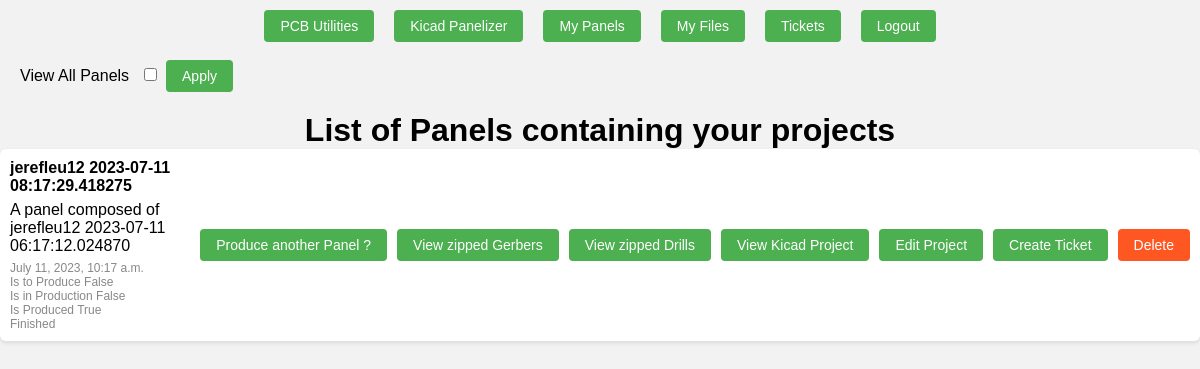
The page /user-panels/ (signed in) on the database its author committed.
### myapp/models.py (models this page shows, shortened)
class PanelFile(models.Model):
    user = models.ForeignKey(User, on_delete=models.CASCADE)
    filename = models.TextField(max_length=100, default='')
    description = models.TextField(default='')
    uploaded_at = models.DateTimeField(auto_now_add=True)
    result_files = models.ManyToManyField(ResultFile)
    amounts = models.OneToOneField(ModelList, on_delete=models.CASCADE, default=0)
    panel_file = models.FileField(upload_to='Panels/')
    zippedGerbers = models.FileField(upload_to='uploads/', default='zzccmxtp.zip')
    zippedDrills = models.FileField(upload_to='uploads/', default='zzccmxtp.zip')
    kicad_pcb = models.FileField(upload_to='uploads/', default='zzccmxtp.zip')
    Errors = models.OneToOneField(Drc_error, on_delete=models.CASCADE)
    isToProduce = models.BooleanField(default=False)
    isInProduction = models.BooleanField(default=False)
    isProduced = models.BooleanField(default=False)
    productionStep = models.CharField(
        max_length=17,
        choices=ProductionStep.choices,
        default=ProductionStep.OPTION_1
    )

### myapp/views.py (the view)
# urls.py: path('user-panels/', user_panels, name='user_panels'),
def user_panels(request):
    user = request.user  # Get the currently logged-in user
    selected_files = request.POST.getlist('selected_files')
    board_height = request.POST.getlist('board_height')
    board_width = request.POST.getlist('board_width')
    view_all_project = request.GET.get('view_all_project') == "on"
    if user.is_staff and view_all_project:
        panel_files = PanelFile.objects.all()
    else:
        panel_files_tmp = PanelFile.objects.filter(result_files__user=user)
        panel_files = []
        [panel_files.append(x) for x in panel_files_tmp if not x in panel_files]
    files = []
    for panel_file in panel_files:
        ticket = Ticket.objects.filter(panel_file=panel_file).first()
        files.append({'upload_file': panel_file, 'ticket': ticket})
    if len(files) == 0: files = None
    return render(request, 'user_panels.html', {'selected_files':selected_files, 'board_height':board_height, 'board_width':board_width, 'files':files, 'view_all_project': view_all_project})

### myapp/templates/user_panels.html (shortened to what this page needs)
{% load static %}
{% include 'header.html' %}
<!DOCTYPE html>
<html>
<head>
  <link rel="stylesheet" type="text/css" href="{% static 'css/user_panels.css' %}">
</head>
<body>
<div class="form-container">
  {% if user.is_staff %}
  <form method="GET" action="{% url 'user_panels' %}?view_all_project={{ view_all_project }}">
    <label for="view_all_project">View All Panels</label>
    <input type="checkbox" id="view_all_project" name="view_all_project" {% if view_all_project %}checked="checked"{% endif %}>
    <button type="submit">Apply</button>
  </form>
  {% endif %}
</div>
{% if user.is_staff and view_all_project %}
<h1>List of all Panels</h1>
{% else %}
<h1>List of Panels containing your projects</h1>
{% endif %}
{% if files%}
<ul class="file-list">
  {% for file in files  %}
    <li class="file-item">
      <div class="file-details">
        <p class="file-name">{{ file.upload_file.filename}}</p>
        <p class="file-description">{{ file.upload_file.description }}</p>
        <p class="file-date">{{ file.upload_file.uploaded_at }}</p>
        <p class="file-date">Is to Produce {{ file.upload_file.isToProduce }}</p>
        <p class="file-date">Is in Production {{ file.upload_file.isInProduction }}</p>
        <p class="file-date">Is Produced {{ file.upload_file.isProduced }}</p>
        <p class="file-date">{{ file.upload_file.productionStep }}</p>
      </div>
      {% if user.is_staff %}
        {% if file.upload_file.isToProduce %}
          {% if file.upload_file.isInProduction  %}
            <a href="{% url 'previous_step_panel' panel_id=file.upload_file.id%}" class="file-button">Previous Production Step</a>
          {% endif %}
          {% if not file.upload_file.isProduced  %}
            <a href="{% url 'next_step_panel' panel_id=file.upload_file.id %}" class="file-button">Next Production Step</a>
          {% endif %}
          {% if not file.upload_file.isInProduction  %}
            <a href="{% url 'remove_panel_prod' panel_id=file.upload_file.id %}" class="file-button">Remove Panel from Prod</a>
          {% endif %}
        {% else %}
          {%if file.upload_file.isProduced %}
            <a href="{% url 'send_panel_prod' panel_id=file.upload_file.id %}" class="file-button">Produce another Panel ?</a>
          {% else %}
            <a href="{% url 'send_panel_prod' panel_id=file.upload_file.id %}" class="file-button">Send Panel to Prod</a>
          {% endif %}
        {% endif %}
      {% endif %}
      <a href="{% url 'view_file' file_id=file.upload_file.id file_type='zippedGerbers_panel' %}" class="file-button">View zipped Gerbers</a>
      <a href="{% url 'view_file' file_id=file.upload_file.id file_type='zippedDrills_panel' %}" class="file-button">View zipped Drills</a>
      <a href="{% url 'view_file' file_id=file.upload_file.id file_type='kicad_pcb_file_panel' %}" class="file-button">View Kicad Project</a>
      {% if file.ticket %}
        <a href="{% url 'panel_edit' file_id=file.upload_file.id ticket_id=file.ticket.id%}" class="file-button">Edit Panel</a>
        <a href="{% url 'open_ticket_panel' file_id=file.upload_file.id %}"class="file-button">Open Panel</a>
      {% else %}
        <a href="{% url 'panel_edit' file_id=file.upload_file.id%}" class="file-button">Edit Project</a>
        <a href="{% url 'create_ticket_panel' file_id=file.upload_file.id %}"class="file-button">Create Ticket</a>
      {% endif %}
      <button class="delete-button" data-file-type="panel_file" data-file-id="{{ file.upload_file.id }}">Delete</button>
    </li>
  {% empty %}
    <li>No files uploaded yet.</li>
  {% endfor %}
</ul>
{% else %}
<p>No files uploaded yet.</p>
{% endif %}
</body>
</html>

### static/css/header.css (style rules this page uses)
body { margin-top: 60px; }

### static/css/user_panels.css (style rules this page uses)
* { margin: 0; padding: 0; box-sizing: border-box; }
body { background-color: #f2f2f2; font-family: Arial, sans-serif; }
h1 { text-align: center; margin-top: 20px; }
.form-container { display: flex; align-items: center; margin-bottom: 20px; margin-left: 20px; }
.form-container label { margin-right: 10px; }
.form-container input[type="checkbox"] { margin-right: 5px; }
.form-container button { background-color: #4caf50; color: white; border: none; border-radius: 4px; padding: 8px 16px; font-size: 14px; cursor: pointer; }
.file-list { list-style-type: none; padding: 0; }
.file-item { display: flex; align-items: center; justify-content: space-between; padding: 10px; background-color: #ffffff; border-radius: 6px; margin-bottom: 10px; box-shadow: 0 2px 4px rgba(0, 0, 0, 0.1); }
.file-details { flex: 1; }
.file-name { font-weight: bold; margin-bottom: 6px; }
.file-description { margin-bottom: 6px; }
.file-date { color: #888888; font-size: 12px; }
.file-button { background-color: #4caf50; color: #ffffff; border: none; border-radius: 4px; padding: 8px 16px; font-size: 14px; cursor: pointer; margin-right: 10px; text-decoration: none; }
.delete-button { background-color: #ff5722; color: #ffffff; border: none; border-radius: 4px; padding: 8px 16px; font-size: 14px; cursor: pointer; }

### rows shown on the page
PanelFile: upload_file.filename "jerefleu12 2023-07-11 08:17:29.418275", upload_file.description "A panel composed of jerefleu12 2023-07-11 06:17:12.024870", upload_file.uploaded_at "July 11, 2023, 10:17 a.m.", upload_file.isToProduce "False", upload_file.isInProduction "False", upload_file.isProduced "True", upload_file.productionStep "Finished", shows "Produce another Panel ?"
